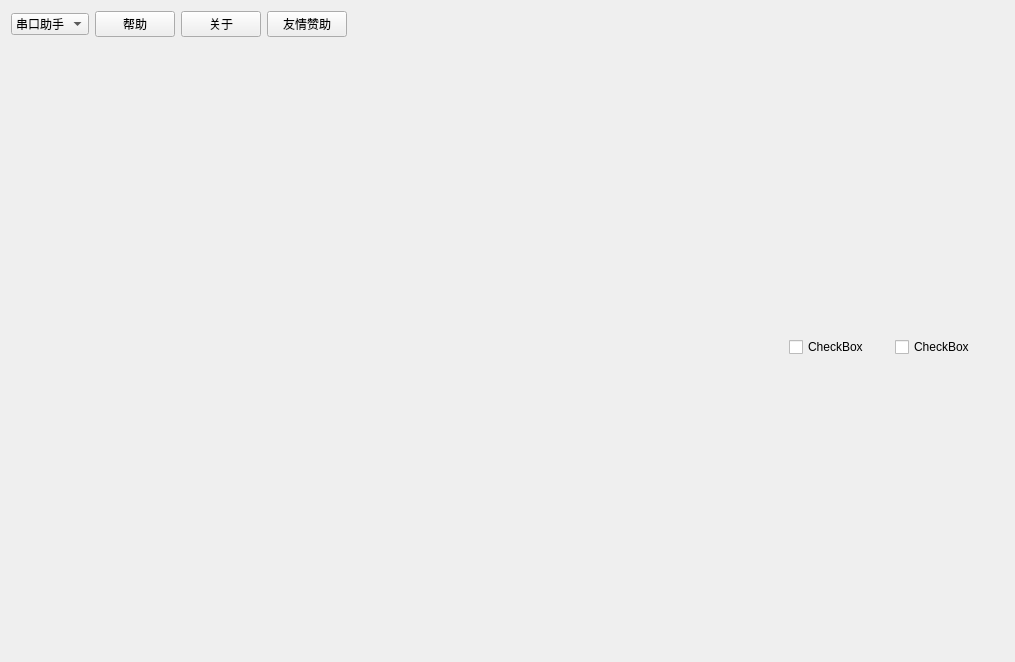
<?xml version="1.0" encoding="UTF-8"?>
<ui version="4.0">
 <class>Widget</class>
 <widget class="QWidget" name="Widget">
  <property name="geometry">
   <rect>
    <x>0</x>
    <y>0</y>
    <width>1015</width>
    <height>662</height>
   </rect>
  </property>
  <property name="sizePolicy">
   <sizepolicy hsizetype="Preferred" vsizetype="Preferred">
    <horstretch>0</horstretch>
    <verstretch>0</verstretch>
   </sizepolicy>
  </property>
  <property name="minimumSize">
   <size>
    <width>0</width>
    <height>0</height>
   </size>
  </property>
  <property name="windowTitle">
   <string>Widget</string>
  </property>
  <layout class="QVBoxLayout" name="verticalLayout" stretch="0,3,1">
   <item>
    <layout class="QHBoxLayout" name="horizontalLayout">
     <item>
      <widget class="QComboBox" name="List">
       <property name="maximumSize">
        <size>
         <width>100</width>
         <height>16777215</height>
        </size>
       </property>
       <item>
        <property name="text">
         <string>串口助手</string>
        </property>
       </item>
       <item>
        <property name="text">
         <string>波形显示</string>
        </property>
       </item>
      </widget>
     </item>
     <item>
      <widget class="QPushButton" name="HelpBtn">
       <property name="maximumSize">
        <size>
         <width>100</width>
         <height>16777215</height>
        </size>
       </property>
       <property name="text">
        <string>帮助</string>
       </property>
      </widget>
     </item>
     <item>
      <widget class="QPushButton" name="AboutBtn">
       <property name="maximumSize">
        <size>
         <width>100</width>
         <height>16777215</height>
        </size>
       </property>
       <property name="text">
        <string>关于</string>
       </property>
      </widget>
     </item>
     <item>
      <widget class="QPushButton" name="CostBtn">
       <property name="maximumSize">
        <size>
         <width>100</width>
         <height>16777215</height>
        </size>
       </property>
       <property name="text">
        <string>友情赞助</string>
       </property>
      </widget>
     </item>
     <item>
      <spacer name="horizontalSpacer_4">
       <property name="orientation">
        <enum>Qt::Horizontal</enum>
       </property>
       <property name="sizeHint" stdset="0">
        <size>
         <width>40</width>
         <height>20</height>
        </size>
       </property>
      </spacer>
     </item>
    </layout>
   </item>
   <item>
    <widget class="QStackedWidget" name="stackedWidget">
     <property name="currentIndex">
      <number>0</number>
     </property>
     <widget class="QWidget" name="page">
      <layout class="QHBoxLayout" name="horizontalLayout_4">
       <item>
        <layout class="QHBoxLayout" name="horizontalLayout_3" stretch="3,1">
         <item>
          <layout class="QVBoxLayout" name="customplot_2"/>
         </item>
         <item>
          <layout class="QVBoxLayout" name="verticalLayout_4" stretch="0,3">
           <item>
            <layout class="QHBoxLayout" name="horizontalLayout_2">
             <item>
              <widget class="QCheckBox" name="checkBox">
               <property name="maximumSize">
                <size>
                 <width>100</width>
                 <height>16777215</height>
                </size>
               </property>
               <property name="text">
                <string>CheckBox</string>
               </property>
              </widget>
             </item>
             <item>
              <widget class="QCheckBox" name="checkBox_2">
               <property name="maximumSize">
                <size>
                 <width>100</width>
                 <height>16777215</height>
                </size>
               </property>
               <property name="text">
                <string>CheckBox</string>
               </property>
              </widget>
             </item>
            </layout>
           </item>
           <item>
            <layout class="QVBoxLayout" name="btngroup"/>
           </item>
          </layout>
         </item>
        </layout>
       </item>
      </layout>
     </widget>
     <widget class="QWidget" name="page_2">
      <layout class="QVBoxLayout" name="verticalLayout_5">
       <item>
        <layout class="QVBoxLayout" name="verticalLayout_2"/>
       </item>
      </layout>
     </widget>
    </widget>
   </item>
   <item>
    <layout class="QVBoxLayout" name="usart"/>
   </item>
  </layout>
 </widget>
 <resources/>
 <connections/>
</ui>
